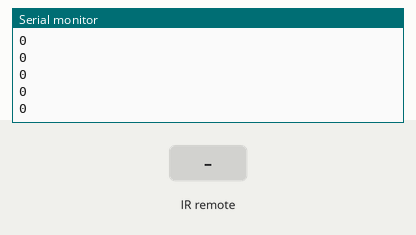
The sketch below on a simulated Arduino Uno, built with avr-gcc and run on an emulated ATmega328P. Parts: the last lines printed to the serial monitor. The test bench sets the inputs (shaded band).

Above: at 1.2 s.
1.3 s: infrared code 0xFF4AB5 received
At 2.4 s:
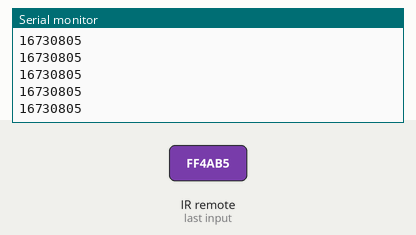
2.8 s: infrared code 0xFF6897 received
At 3.9 s:
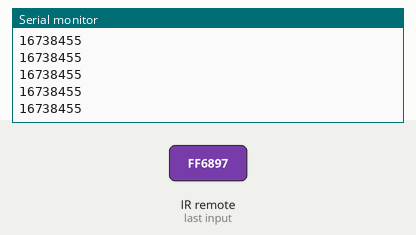
4.3 s: infrared code 0xFFB04F received
At 5.0 s:
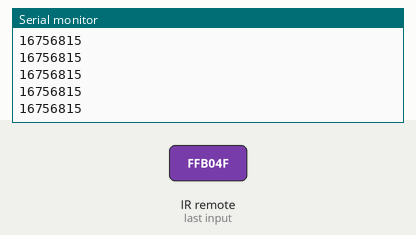
Timing chart, 0 to 7.3 s (numbered marks = the images above; inputs shaded):
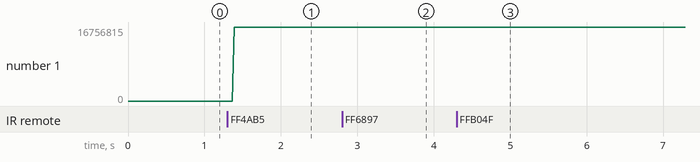

Measured:
- after the input at 1.3 s, the serial monitor: prints a new line after 0.07 s (image 1)
- after the input at 2.8 s, the serial monitor: prints a new line after 0.07 s (image 2)
- after the input at 4.3 s, the serial monitor: prints a new line after 0.07 s (image 3)
- plotted number 1: 0 → 16730805 after the input at 1.3 s, 16730805 → 16738455 after the input at 2.8 s, 16738455 → 16756 after the input at 4.3 s

The sketch:

Moteur_IR.ino
```cpp
#include <IRremote.h>

void SelecSpeed(long vitesse);
//int Tab = NULL;

const int RECV_PIN = 7;
IRrecv irrecv(RECV_PIN);
decode_results results;

const int D5 = 5;


/*int ledPin = 9;     // On renomme la broche 9 en "ledPin"
int analogPin = 0;  // Le potentiomètre est connecté à la broche analogue 0
int val = 0;        // la variable qui stocke la valeur lue est mise à 0*/

void setup()
{
    Serial.begin(9600);
    pinMode(D5, OUTPUT);

    irrecv.enableIRIn();
    irrecv.blink13(true);
}

void loop()
{
    //val = analogRead(analogPin);  //lecture de la valeur analogue (potentiomètre)
    //analogWrite(ledPin, val/4);  // valeur analogue lue (0 à 1023) divisée par 4 (0 à 255)
   // Serial.println(val);

    //Tab = malloc(4*sizeof(int));

    Serial.println(results.value);
    if (irrecv.decode(&results)){
        SelecSpeed(results.value);

       /*switch(results.value){

        case 0xFF4AB5 :
          analogWrite(D5, LOW);
          Serial.println("vitesse 0");
          break;
        case 0xFF6897 :
          analogWrite(D5, 114.9);
          Serial.println("vitesse 1");
          break;
        case 0xFF9867 :
          analogWrite(D5, 184.95);
          Serial.println("vitesse 2");
          break;
        case 0xFFB04F :
          analogWrite(D5, 255);
          Serial.println("vitesse 3");
          break;

    }*/
        Serial.println(results.value, HEX);
        irrecv.resume();}

}


void SelecSpeed(long vitesse){

  switch(vitesse)
  {
    case 0xFF4AB5 :
      //analogWrite(D9, LOW);
      Serial.println("vitesse 0");
     break;
    case 0xFF6897 :
      //analogWrite(D9, 60);
      Serial.println("vitesse 1");
      break;
    case 0xFF9867 :
      //analogWrite(D9, 100);
      Serial.println("vitesse 2");
     break;
    case 0xFFB04F :
      //analogWrite(D9, HIGH);
      Serial.println("vitesse 3");
      break;

    }


  }
```
